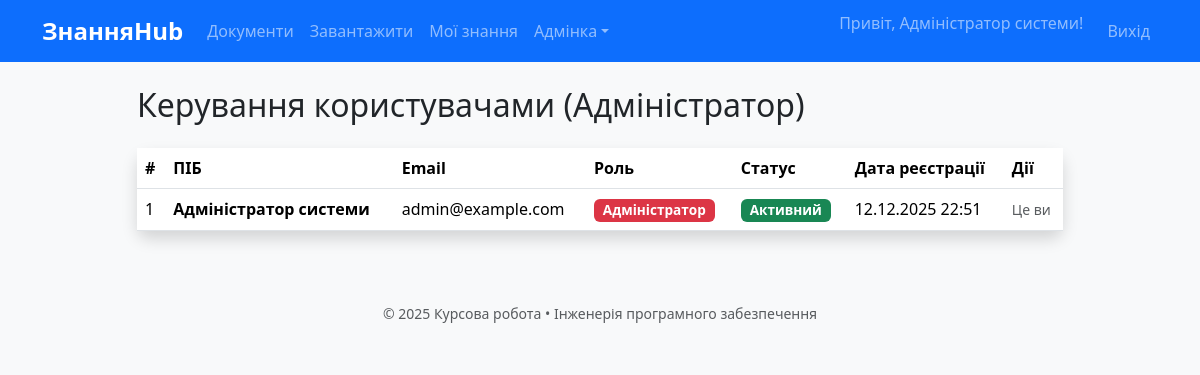
Before: /admin/users (signed in) with the older database file.
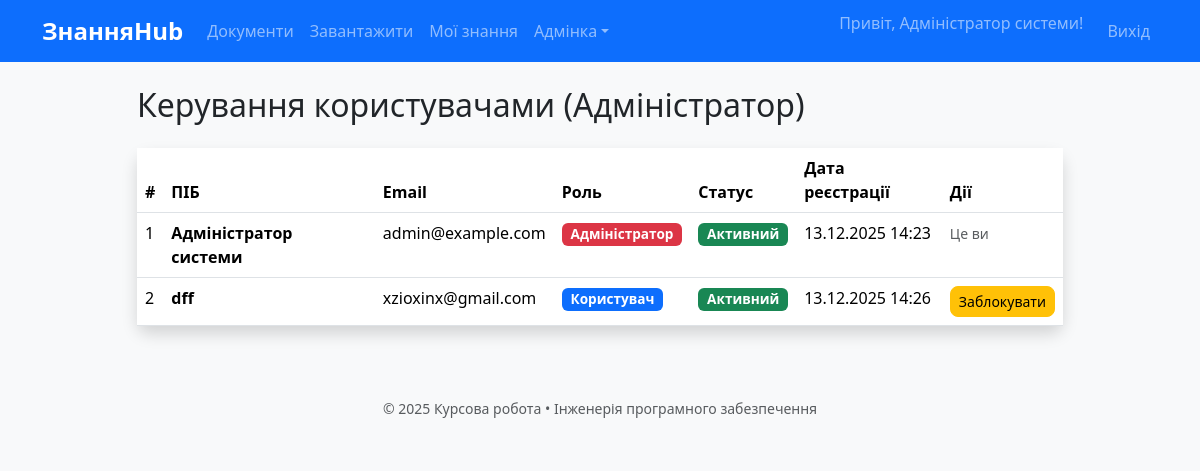
After: the same page with the newer database file.
### models.py (models this page shows, shortened)
class User(UserMixin, db.Model):
    id = db.Column(db.Integer, primary_key=True)
    email = db.Column(db.String(120), unique=True, nullable=False)
    name = db.Column(db.String(100), nullable=False)
    password_hash = db.Column(db.String(256), nullable=False)
    role = db.Column(db.String(20), default='user')        # admin / user
    is_active = db.Column(db.Boolean, default=True)
    created_at = db.Column(db.DateTime, default=datetime.utcnow)

### app.py (the view)
    @app.route('/admin/users')
    @login_required
    def admin_users():
        if current_user.role != 'admin':
            abort(403)
        users = User.query.all()
        return render_template('admin/users.html', users=users)

### templates/admin/users.html (shortened to what this page needs)
{% extends "base.html" %}
{% block content %}
<div class="row justify-content-center">
    <div class="col-lg-10 mx-auto">
        <h2 class="mb-4">Керування користувачами (Адміністратор)</h2>
        <div class="card shadow">
            <div class="card-body p-0">
                <div class="table-responsive">
                    <table class="table table-hover mb-0">
                    <thead class="bg-light">
                        <tr>
                            <th>#</th>
                            <th>ПІБ</th>
                            <th>Email</th>
                            <th>Роль</th>
                            <th>Статус</th>
                            <th>Дата реєстрації</th>
                            <th>Дії</th>
                        </tr>
                    </thead>
                    <tbody>
                        {% for user in users %}
                        <tr>
                            <td>{{ loop.index }}</td>
                            <td><strong>{{ user.name }}</strong></td>
                            <td>{{ user.email }}</td>
                            <td>
                                <span class="badge bg-{% if user.role == 'admin' %}danger{% else %}primary{% endif %}">
                                    {{ 'Адміністратор' if user.role == 'admin' else 'Користувач' }}
                                </span>
                            </td>
                            <td>
                                {% if user.is_active %}
                                    <span class="badge bg-success">Активний</span>
                                {% else %}
                                    <span class="badge bg-secondary">Заблокований</span>
                                {% endif %}
                            </td>
                            <td>{{ user.created_at.strftime('%d.%m.%Y %H:%M') }}</td>
                            <td>
                                {% if user.id != current_user.id %}
                                    <form method="POST" action="{{ url_for('toggle_user', user_id=user.id) }}" class="d-inline">
                                        <button type="submit" class="btn btn-sm {% if user.is_active %}btn-warning{% else %}btn-success{% endif %}">
                                            {% if user.is_active %}Заблокувати{% else %}Розблокувати{% endif %}
                                        </button>
                                    </form>
                                {% else %}
                                    <span class="text-muted small">Це ви</span>
                                {% endif %}
                            </td>
                        </tr>
                        {% endfor %}
                    </tbody>
                </table>
            </div>
        </div>
    </div>
</div>
{% endblock %}

### templates/base.html (shortened to what this page needs)
<!DOCTYPE html>
<html lang="uk">
<head>
    <link href="https://cdn.jsdelivr.net/npm/bootstrap@5.3.3/dist/css/bootstrap.min.css" rel="stylesheet">
    <link href="{{ url_for('static', filename='css/style.css') }}" rel="stylesheet">
</head>
<body>
    <nav class="navbar navbar-expand-lg navbar-dark bg-primary mb-4">
        <div class="container">
            <a class="navbar-brand fw-bold" href="{{ url_for('index') }}">ЗнанняHub</a>
            <div class="collapse navbar-collapse" id="navbar">
                <ul class="navbar-nav me-auto">
                    <li class="nav-item"><a class="nav-link" href="{{ url_for('document_list') }}">Документи</a></li>
                    <li class="nav-item"><a class="nav-link" href="{{ url_for('upload_document') }}">Завантажити</a></li>
                    <li class="nav-item"><a class="nav-link" href="{{ url_for('my_knowledge') }}">Мої знання</a></li>
                    {% if current_user.role == 'admin' %}
                    <li class="nav-item dropdown">
                        <a class="nav-link dropdown-toggle" href="#" role="button" data-bs-toggle="dropdown">Адмінка</a>
                    </li>
                    {% endif %}
                </ul>
                <ul class="navbar-nav">
                    {% if current_user.is_authenticated %}
                    <li class="nav-item"><span class="navbar-text me-3">Привіт, {{ current_user.name }}!</span></li>
                    <li class="nav-item"><a class="nav-link" href="{{ url_for('logout') }}">Вихід</a></li>
                    {% else %}
                    <li class="nav-item"><a class="nav-link" href="{{ url_for('login') }}">Вхід</a></li>
                    <li class="nav-item"><a class="nav-link" href="{{ url_for('register') }}">Реєстрація</a></li>
                    {% endif %}
                </ul>
            </div>
        </div>
    </nav>
    <div class="container">
        {% block content %}{% endblock %}
    </div>
    <footer class="bg-light mt-5 py-4 text-center text-muted small">
        © 2025 Курсова робота • Інженерія програмного забезпечення
    </footer>
</body>
</html>

Changed rows visible on the page:
changed User "Адміністратор системи": created_at "12.12.2025 22:51" → "13.12.2025 14:23"
added User: name "dff", email "xzioxinx@gmail.com", role "Користувач", is_active "Активний", created_at "13.12.2025 14:26"
